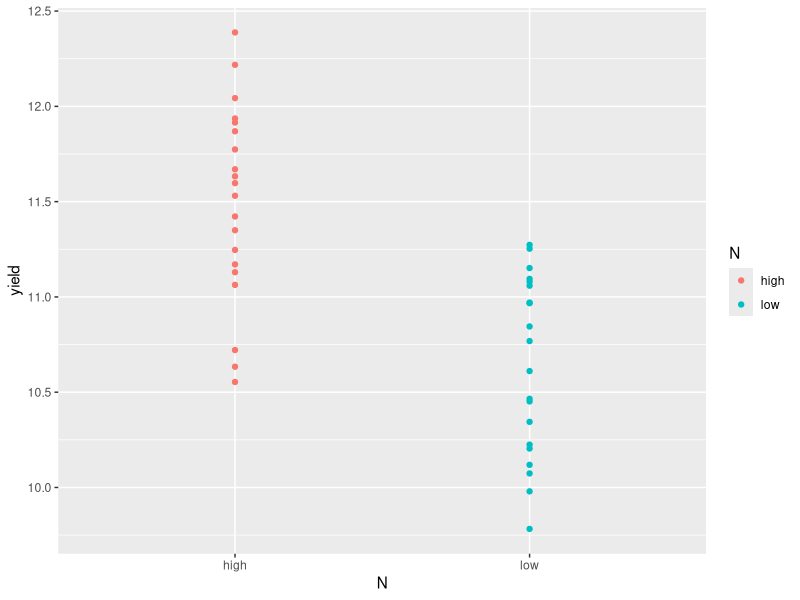
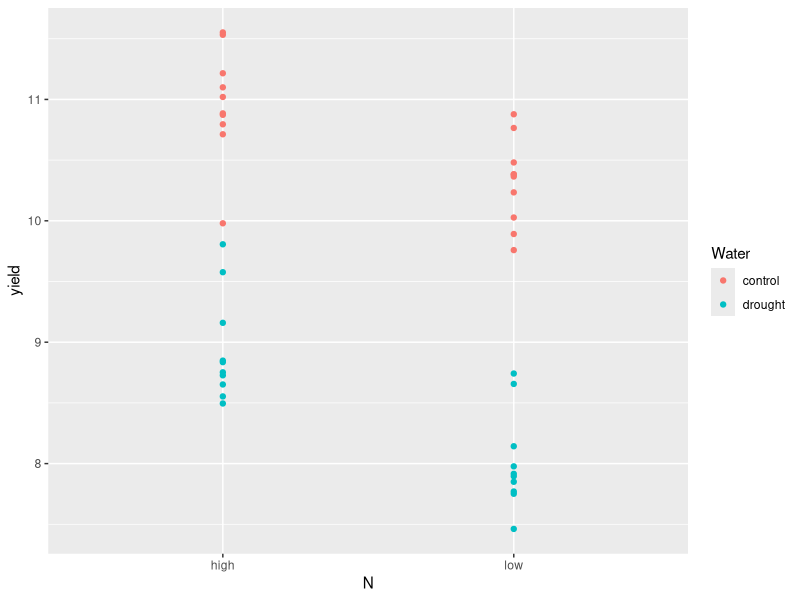
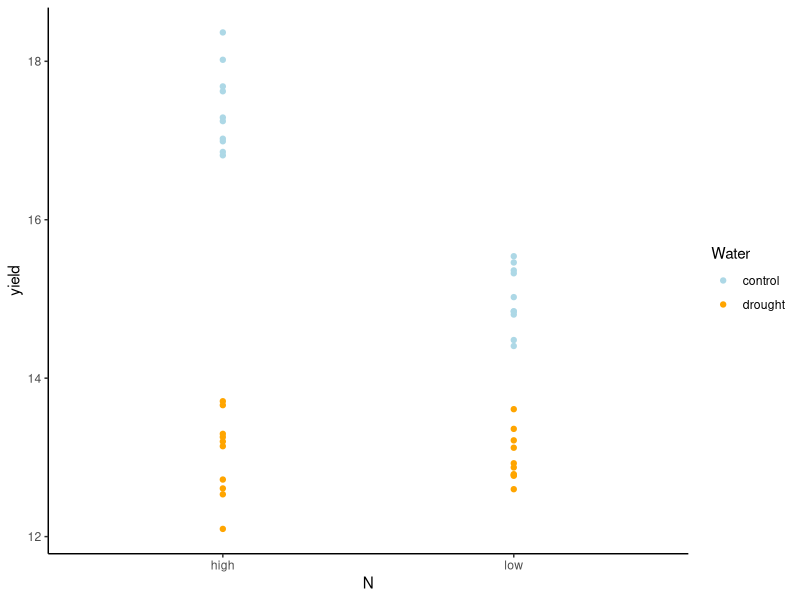
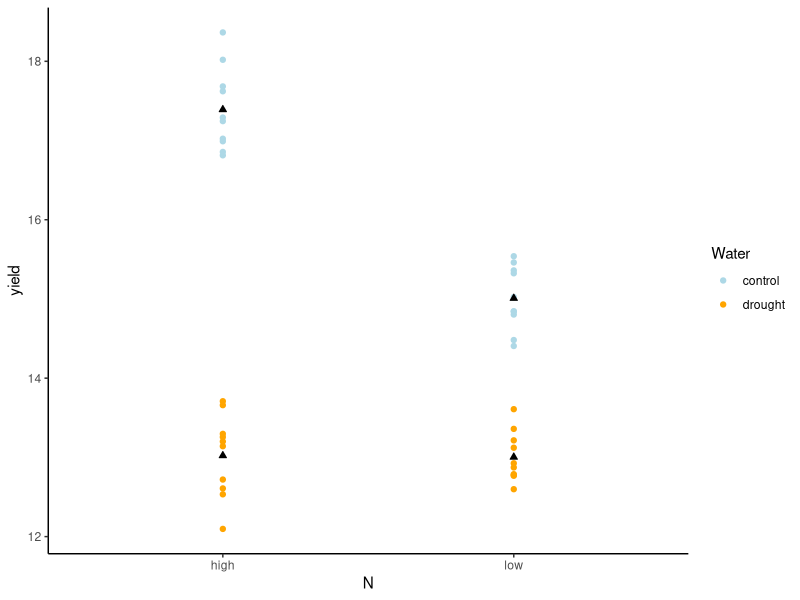
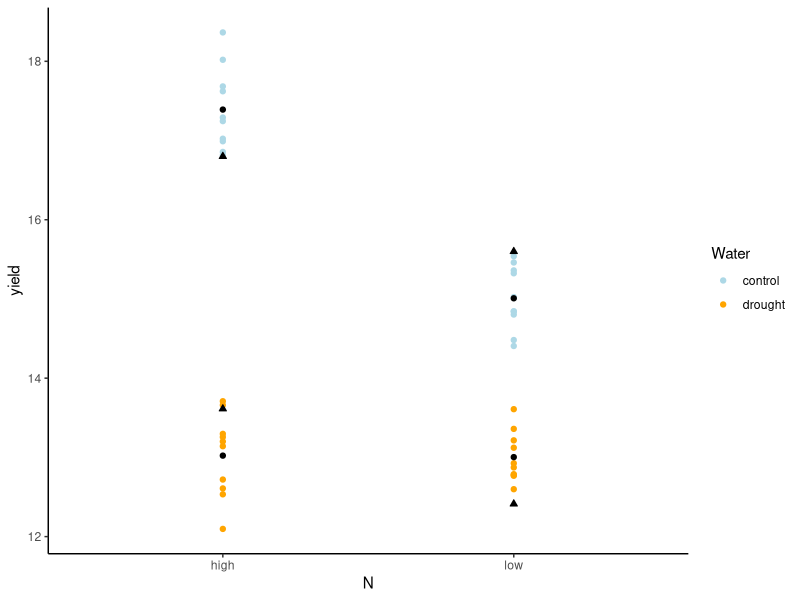
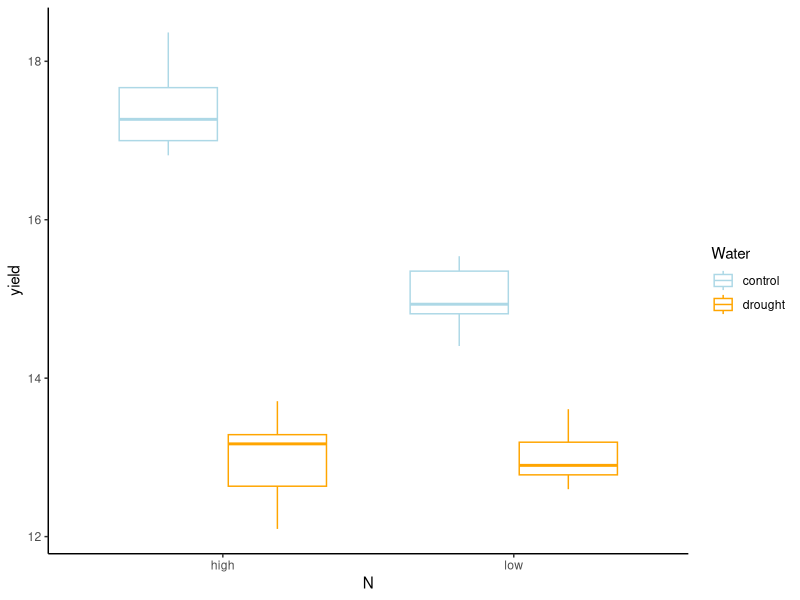
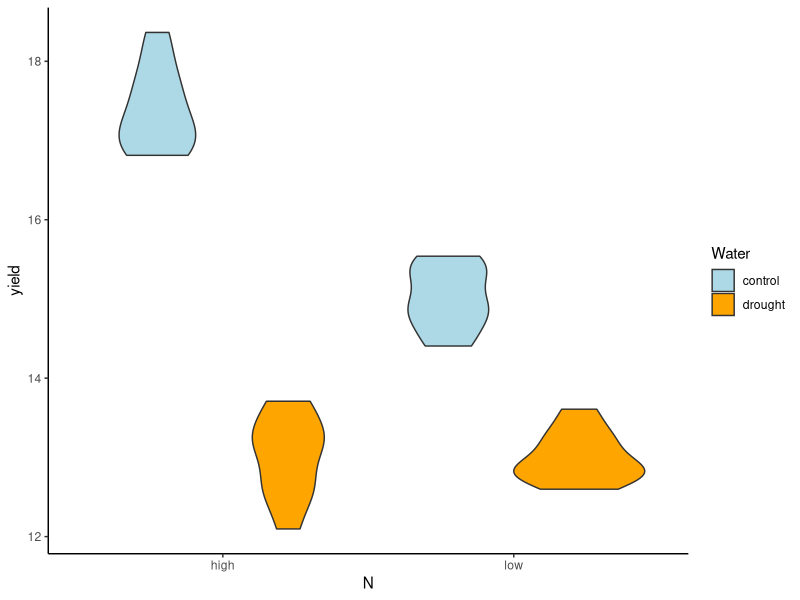
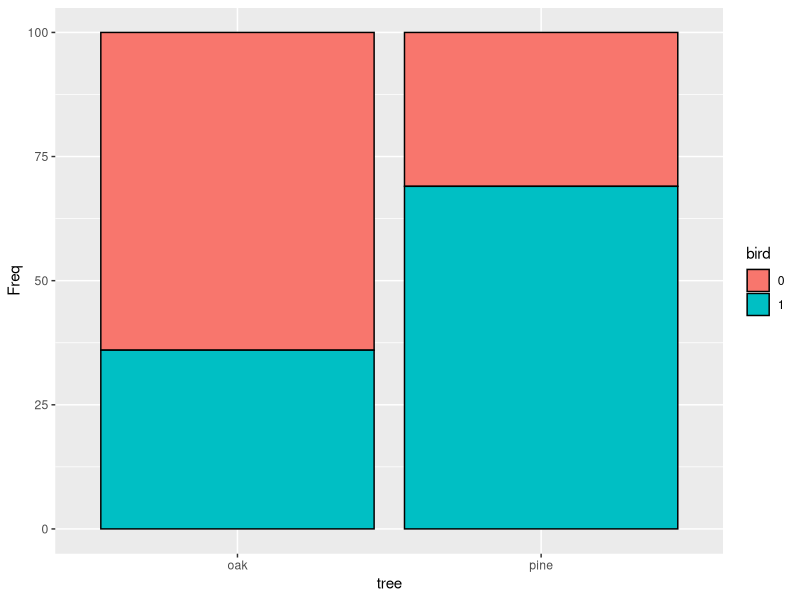

Write R code to recreate these figures, in order. (Note: this script raises an error after producing the figures.)

install.packages("emmeans")
install.packages("nnet")
install.packages("GGally")
library(emmeans) # calculates estimated means of groups from model
library(nnet) # used for multinomial regression
library(ggplot2)




#### generalized linear models --> 

###  categorical predictor--> intercept == to mean level, beta coeficcient 
## build linear model with multiple cat variables--> is this depended on that?
##effect of water depends on n and effect of n depends on water

### interaction terms are complicated to interperet.




##  
## 
## 


























# multiple categorical variables in linear regression ---------------------

# lets refresh ourselves on a model where we are predicting a response with a single categorical variable
data<-data.frame(N=rep(c("low","high"), each=20))
data$is_high_N<-as.numeric(data$N=="high")
data$yield<-(10+data$is_high_N+0.5)+rnorm(40, sd=0.5)
ggplot(data, aes(x=N, y=yield, col=N))+
  geom_point()

#   model of yield in relation to N
model<-lm(yield~N, data)
summary(model)
# lets calculate the means yield for high and low N
aggregate(data$yield, by=list(N=data$N), mean)

# Now we will explore linear regression when there are two categorical variables
# First simulate some data where we have high and low treatments of Nitrogen and
data<-data.frame(N=rep(c("low","high"), each=20), Water=rep(c("control","drought"), times=20))
data$is_high_N<-as.numeric(data$N=="high")
data$is_drought<-as.numeric(data$Water=="drought")
data$yield<-(10+data$is_high_N*1+data$is_drought*-2)+rnorm(40, sd=0.5)

ggplot(data, aes(x=N, y=yield, col=Water))+
  geom_point()

# now lets see a model where yield is predicted by both N and Water
model<-lm(yield~N+Water, data)
summary(model)
model.matrix(model)
# we can calculate the mean yield for high and low N either in drought or control
aggregate(data$yield, by=list(N=data$N, Water=data$Water), mean)

##what if we want to model an interaction between N and drought?
#Here we are simulating a scenario where N has no effect under drought on yield; this is from the "2+data$is_drought*-2" in the slope coefficient
data$yield<-(15+data$is_high_N*(2+data$is_drought*-2)+data$is_drought*-2)+rnorm(40, sd=0.5)

ggplot(data, aes(x=N, y=yield, col=Water))+
  geom_point()+
  scale_color_manual(values=c(control="lightblue", drought="orange"))+
  theme_classic()

model<-lm(yield~N*Water, data)
summary(model)

model_means<- data.frame(emmeans(model, ~ N * Water))

model_means

## model selection is very important 

## slope between the pos ot negative if the means are different -->
ggplot(data)+
  geom_point(aes(x=N, y=yield, col=Water))+
  scale_color_manual(values=c(control="lightblue", drought="orange"))+
  geom_point(data=model_means, aes(x=N, y=emmean), shape=24, fill="black")+
  theme_classic()
#compare the mean values to the fitted values:
aggregate(data$yield, by=list(N=data$N, Water=data$Water), mean)

#how do means compare to fitted without interaction

model<-lm(yield~N+Water, data)
summary(model)

model_means2 <- data.frame(emmeans(model, ~ N * Water))
model_means2

ggplot(data)+
  geom_point(aes(x=N, y=yield, col=Water))+
  scale_color_manual(values=c(control="lightblue", drought="orange"))+
  geom_point(data=model_means, aes(x=N, y=emmean), shape=21, fill="black")+
  geom_point(data=model_means2, aes(x=N, y=emmean), shape=24, fill="black")+
  theme_classic()

#compare the mean values to the fitted values:
aggregate(data$yield, by=list(N=data$N, Water=data$Water), mean)



## also: this will be used in the homework, here is how we plot a boxplot with ggplot
ggplot(data, aes(x=N, y=yield, col=Water))+
  geom_boxplot()+
  scale_color_manual(values=c(control="lightblue", drought="orange"))+
  theme_classic()
# and here is a violin plot, notice that they give slightly different information.
# violin plot provides more about the distribution of the data
ggplot(data, aes(x=N, y=yield, fill=Water))+
  geom_violin()+
  scale_fill_manual(values=c(control="lightblue", drought="orange"))+
  theme_classic()


# "Logistic" regression -----------------------------------------------------



#we can simulate a dataset where we are sampling a stand of trees made up of pine and oak trees
# and looking for a particular bird species. Our response variable is a 1 and 0 (do we observe the bird or not)





### generalized linear models---> response variable is a category--> binary functions or variables

## categotical state--> binomial regression--> depending on the response variable you are trying to model--> healthy or unhealthy

##whats the probability of one of these variables being observed in nature--> ##

### do we see  bird or not ---> zero or one

# family is binomial, was there mysis there yes or no?

## can you force a temporal scale into a glm
## binomial regreassin are a curve, where cruve reoresents orobability of healthy being true--> fitting it to the probability of a certain outcome.
pine=rbinom(n = 100, size = 1, prob = 0.7)
oak=rbinom(n = 100, size = 1, prob = 0.4)

data<-data.frame(tree=rep(c("pine","oak"), each=100), bird=c(pine, oak))

#we use the glm(family = "binomial") function
#glm = "generalized linear model"
#binomial refers to having 2 levels of response, technically this is a bernoulli regression
# as we will see later, binomial regression can also be appled to two column counts of yes and no
model<-glm(bird~tree, data, family="binomial")
summary(model)

#lets look at the table of bird~tree (is s a bird observed or not 0,1)
table(data$bird, data$tree)
# you may also encounter these tests for such data analyses:
fisher.test(table(data$bird, data$tree))
chisq.test(table(data$bird, data$tree))

##poisson--> intgers that are enriched with low number

# to plot this kind of data we need to format the data into  a data.frame out of the table of counts
bird_counts<-data.frame(table(bird=data$bird, tree=data$tree))
ggplot(bird_counts, aes(x=tree, y=Freq, fill=bird))+
  geom_bar(stat="identity", position="stack", col="black")

#what are the odds of a bird being observed in an oak tree according to our model?
# we calculate the odds with this equation, where B equals the Intercept of our model
# we can extract this with the coef(model) function or we could just look at the model summary
B0=unname(coef(model)[1])
oak_prob=exp(B0)/(1+exp(B0)) # odds of bird in oak
log(oak_prob/(1-oak_prob)) # B0 = log odds of a bird in oaks
# note that B0 is negative: this is because oak trees are less likely to have birds (probability less than .50)

#what are the odds of a bird being observed in an pine tree according to our model?
# we need to use the B1 (treepine) coefficient for this
B1=unname(coef(model)[2])
pine_prob=exp(B0+B1)/(1+exp(B0+B1)) # remember B1 is the difference between groups, so we need to add B0 and B1
log(pine_prob/(1-pine_prob))
# note that log odds B0+B1 is positive: this is because pine trees are more likely to have birds (probability greater than .50)

#how accurate is our model? There are many ways to test this, we will explore one below.
# in other words, how often are we correctly predicting the bird (whether or not a bird is observed as a function of which kind of tree is sampled)
# Lets walk through some R code to get the answer...

# first we can look at the predicted values of our model
# these are the log odds ratio,
# so negative values mean the model is predicting that the observation is likely a 0
# positive values mean the model is th predicting that the observation is likely a 1
predict(model)

# we can test if the predicted values are greater than 0 with...which returns a bunch of T and F values
predict(model)>0

#which can be converted to numeric 0 and 1 with...
as.numeric(predict(model)>0)

# and we can compare these predictions to our original data with.. TRUE values are cases where the prediction matches the observed
as.numeric(predict(model)>0)==data$bird

# sum this (since in R TRUE is treated as 1 and FALSE is treated as 0) with... to get the total number of correct predictions
sum(as.numeric(predict(model)>0)==data$bird)

#and divide by the total number of observations (number of rows with nrow()) for a final percent correct
# the above calculations can just be combined into this single line to get the proportion of correct predictions by this quick method
prop_correct<-sum(as.numeric(predict(model)>0)==data$bird)/nrow(data)
prop_correct

# Difference between predict() and fitted() for glm:
head(predict(model)) # log odds
head(fitted(model)) # converted to actual probabilities
head(predict(model, type="response")) # converted to actual probabilities

# fitted(model) >0.5 is the same test as predict(model)>0
prop_correct<-sum(as.numeric(fitted(model)>0.5)==data$bird)/nrow(data)

# Logistic regression with numerical predictors ---------------------------

## Logistic regression allows us to predict a categorical variable (which we treat as 0 or 1) as function of numerical variables too
# Lets imagine a dataset where 100 cows had different proportions of their diet were grass
# We then scored them as healthy (1) or unhealthy (0)
grass <- runif(100,min=18, max=80)
data<-data.frame(grass)
# we want to predict the probaility of healthiness as a function of grass diet
# we can make up an intercept of -7 and and effect of grass of 0.2.
# because the intercept is negative, it means that when grass diet is 0, the probability of being healthy is very low
# and since the slope of grass is positive, it means the chances of being healthy increases with grass in the diet
xb <- -7 + 0.2*data$grass
# we convert these log odds ratios into probabilities with this function
# I wouldnt stress too much about these function other than to know that this is how we convert odds ratios into probabilities which are a bit more intuitive
p <- 1/(1 + exp(-xb))
#from the probabilies we can simulate data with the rbinom() function which draws from 0 or 1 by the probabilies provided in p
data$healthy <- rbinom(n = 100, size = 1, prob = p)

ggplot(data, aes(x=grass, y=healthy, col=healthy))+
  geom_point()

# we use the glm(family = "binomial") function
model <- glm(healthy ~ grass , data, family = "binomial")
summary(model)

### special note: binomial regression requires either that response is numeric (0 and 1) or a factor with 2 levels.
data$healthy<-ifelse(data$healthy==1,"Healthy","Unhealthy")
class(data$healthy)
# error because class data$healthy is "character"
model <- glm(healthy ~ grass , data, family = "binomial")

# convert to factor
data$healthy<-factor(data$healthy, levels=c("Unhealthy","Healthy"))

model <- glm(healthy ~ grass , data, family = "binomial")
summary(model)

#lets calculate what proportion "correct" our model is predicting health
# First though, since we just made this a factor, we have to convert back to numeric
data$healthy<-as.numeric(data$healthy) #note that it results in 1,2
data$healthy<-data$healthy-1 # so we have to subtract 1...

## now...
prop_correct<-sum(as.numeric(predict(model)>0)==data$healthy)/nrow(data)
prop_correct


#we can make this temporary dataframe which we add predicted values from the model to so we can plot the linear regression curve
predicted_data<-data
predicted_data$healthy<-predict(model, type="response")

ggplot(data, aes(x=grass, y=healthy, col=healthy))+
  geom_jitter(height = 0.01, width=0)+
  geom_line(data=predicted_data)+
  scale_y_continuous(breaks=c(0,1))+
  theme_classic()+
  geom_hline(yintercept = 0.5, linetype="dashed")



# like standard regression we can have multiple predictors of course too
# lets add breed to the model
data$breed <- sample(c("Angus","Hereford"), size = 100, replace = TRUE)
data$isAngus<-as.numeric(data$breed=="Angus")
xb <- -9 + 0.2*data$grass+4*data$isAngus
p <- 1/(1 + exp(-xb))

data$healthy <- rbinom(n = 100, size = 1, prob = p)

ggplot(data, aes(x=grass, y=healthy, col=breed))+
  geom_jitter(height = 0.01, width=0)

model <- glm(healthy ~ grass + breed, data, family = "binomial")
summary(model)

prop_correct<-sum(as.numeric(predict(model)>0)==data$healthy)/nrow(data)
prop_correct

predicted_data<-data
predicted_data$healthy<-predict(model, type="response")

ggplot(data, aes(x=grass, y=healthy, col=breed))+
  geom_jitter(height = 0.01, width=0)+
  geom_line(data=predicted_data)


## Binomial regression with counts of "Germinated", "Not_Germinated"
# Simulated dataset parameters
n_units <- 100
total_seeds_per_unit <- 10

# Simulating data
germination_data_large <- data.frame(
  Pot = 1:n_units,
  Light_Level = sample(c("Low", "High"), n_units, replace = TRUE)
)
# Add a quantitative predictor: Soil_Quality (randomly between 1 to 10)
germination_data_large$Soil_Quality <- sample(1:10, n_units, replace = TRUE)

# Adjust germination rate based on Soil_Quality
# Let's assume that for each unit increase in Soil_Quality, there's a 5% increase in germination probability
adjustment <- 0.05 * germination_data_large$Soil_Quality

# Adjust the germination probabilities based on Soil_Quality, ensuring they stay within [0, 1]
germination_data_large$Germinated <- ifelse(
  germination_data_large$Light_Level == "Low",
  rbinom(n_units, total_seeds_per_unit, prob = pmin(1, pmax(0, 0.4 + adjustment))),
  rbinom(n_units, total_seeds_per_unit, prob = pmin(1, pmax(0, 0.6 + adjustment)))
)

germination_data_large$Not_Germinated<- 10-germination_data_large$Germinated


# Display the first few rows of the updated dataset
head(germination_data_large)


ggplot(germination_data_large, aes(x = Soil_Quality, y = Germinated, color = Light_Level)) +
  geom_point(position = position_jitter(width = 0.3, height = 0.3), alpha = 0.6) + # Jittering for better visualization
  labs(title = "Germination Count by Soil Quality",
       x = "Soil Quality",
       y = "Number of Seeds Germinated") +
  theme_minimal()

# Fit binomial regression
model_binomial <- glm(cbind(Germinated, Not_Germinated) ~ Light_Level+Soil_Quality,
                      data = germination_data_large,
                      family = "binomial")

# Display summary
summary(model_binomial)


# comparison with linear model with germination fraction as response
model_linear <- lm(Germinated/10 ~ Light_Level+Soil_Quality,
                      data = germination_data_large,
                     )

# Display summary
summary(model_linear)

# First, generate the predicted probabilities
germination_data_large$Predicted_Prob <- predict(model_binomial, type = "response")

germination_data_large$Predicted_Prob_linear <- predict(model_linear)


# Convert these probabilities to expected counts of successes
# Given that each unit has total_seeds_per_unit seeds
germination_data_large$Predicted_Count <- germination_data_large$Predicted_Prob * total_seeds_per_unit

# Convert these probabilities to expected counts of successes
# Given that each unit has total_seeds_per_unit seeds
germination_data_large$Predicted_Count_linear <- germination_data_large$Predicted_Prob_linear * total_seeds_per_unit

# Now, add these predicted values to your ggplot
p <- ggplot(germination_data_large, aes(x = Soil_Quality, y = Germinated, color = Light_Level)) +
  geom_point(position = position_jitter(width = 0.3, height = 0.3), alpha = 0.6) +  # Observed values
  geom_line(aes(y = Predicted_Count, group = Light_Level)) + # Predicted values
  geom_line(aes(y = Predicted_Count_linear, group = Light_Level), linetype="dashed") +

  labs(title = "Germination Count by Soil Quality",
       x = "Soil Quality",
       y = "Number of Seeds Germinated") +
  theme_minimal()

print(p)


# Multinomial regression --------------------------------------------------
# multinom() from library(nnet)
library(GGally)
library(nnet)

iris
ggpairs(iris, aes(color = Species))+
  theme_bw(base_size = 8)
iris$Species

model <- nnet::multinom((Species) ~ Sepal.Length +
                    Sepal.Width +
                    Petal.Length +
                    Petal.Width, data = iris)

summary(model)

predicted_species <- predict(model, newdata = iris)

table(predicted_species, Species=iris$Species) #confusion matrix


# Poisson -----------------------------------------------------------------

set.seed(123)  # Setting seed for reproducibility

# Sample data parameters
n_samples <- 300

# Simulating amount of pesticide used (in liters per acre)
pesticide_used <- runif(n_samples, 0, 10)  # Random values between 0 and 10

# Simulating type of crop grown
crops <- sample(c("Wheat", "Corn", "Rice"), n_samples, replace = TRUE)

# Simulating number of pests based on the predictors
# Here we're assuming:
# - Baseline number of pests is higher for Wheat, followed by Corn, and then Rice.
# - Pesticide has a negative effect on the number of pests.
lambda <- exp(3 +
                -0.2*pesticide_used +
                ifelse(crops == "Corn", -0.5, 0) +
                ifelse(crops == "Rice", -1, 0))

number_of_pests <- rpois(n_samples, lambda)

# Combine data into a dataframe
data <- data.frame(Crop = crops, PesticideUsed = pesticide_used, NumberOfPests = number_of_pests)

head(data)

hist(data$NumberOfPests, breaks=100, col="red")

model <- glm(NumberOfPests ~ PesticideUsed +
               Crop, data = data, family = "poisson")

summary(model)

model_linear <- lm(NumberOfPests ~ PesticideUsed +
               Crop, data = data)

summary(model_linear)
plot(model_linear)

plot(predict(model, data, type = "response"), data$NumberOfPests);abline(a=0, b=1, col="red")
plot(model)
plot(predict(model_linear, data), data$NumberOfPests);abline(a=0, b=1, col="red")
plot(model_linear)

# Type I vs Type III ANOVA ------------------------------------------------

simulate_conservation_exp <- function(n_forest_protected, n_forest_unprotected, n_grassland_protected, n_grassland_unprotected) {

  set.seed(123)  # For reproducibility
  # Simulating data for forest protected
  forest_protected <- data.frame(
    HabitatType = rep("Forest", n_forest_protected),
    ProtectionStatus = rep("Protected", n_forest_protected),
    SpeciesRichness = rnorm(n_forest_protected, mean = 50, sd = 10)
  )

  # Simulating data for forest unprotected
  forest_unprotected <- data.frame(
    HabitatType = rep("Forest", n_forest_unprotected),
    ProtectionStatus = rep("Unprotected", n_forest_unprotected),
    SpeciesRichness = rnorm(n_forest_unprotected, mean = 45, sd = 10)
  )

  # Simulating data for grassland protected
  grassland_protected <- data.frame(
    HabitatType = rep("Grassland", n_grassland_protected),
    ProtectionStatus = rep("Protected", n_grassland_protected),
    SpeciesRichness = rnorm(n_grassland_protected, mean = 70, sd = 10)
  )

  # Simulating data for grassland unprotected
  grassland_unprotected <- data.frame(
    HabitatType = rep("Grassland", n_grassland_unprotected),
    ProtectionStatus = rep("Unprotected", n_grassland_unprotected),
    SpeciesRichness = rnorm(n_grassland_unprotected, mean = 48, sd = 10)  # Lower mean due to interaction effect
  )

  # Combining all the data frames
  data <- rbind(forest_protected, forest_unprotected, grassland_protected, grassland_unprotected)

  return(data)
}

# Unbalanced design (different sample sizes per treatment group)
data <- simulate_conservation_exp(n_forest_protected=50,
                                  n_forest_unprotected=75,
                                  n_grassland_protected=50,
                                  n_grassland_unprotected=150)
# Analysis
head(data)
table(data$HabitatType, data$ProtectionStatus)
# Type I (Sequential) ANOVA
model_I <- lm(SpeciesRichness ~ HabitatType*ProtectionStatus, data = data)
anova(model_I)

model_Ib <- lm(SpeciesRichness ~ ProtectionStatus*HabitatType , data = data)
anova(model_Ib)

# Type III ANOVA
library(car)
options(contrasts = c("contr.sum", "contr.poly"))
model_III <- lm(SpeciesRichness ~ HabitatType * ProtectionStatus, data = data)
Anova(model_III, type = "III")

model_IIIb <- lm(SpeciesRichness ~  ProtectionStatus * HabitatType, data = data)
Anova(model_IIIb, type = "III")


# reset to default
options(contrasts = c("contr.treatment", "contr.poly"))

# Compare when sample sizes are the same (balanced design)
data <- simulate_conservation_exp(n_forest_protected=100,
                                  n_forest_unprotected=100,
                                  n_grassland_protected=100,
                                  n_grassland_unprotected=100)


# Type I (Sequential) ANOVA
model_I <- lm(SpeciesRichness ~ HabitatType*ProtectionStatus, data = data)
anova(model_I)

model_Ib <- lm(SpeciesRichness ~ ProtectionStatus*HabitatType , data = data)
anova(model_Ib)

# Type III ANOVA
library(car)
options(contrasts = c("contr.sum", "contr.poly"))
model_III <- lm(SpeciesRichness ~ HabitatType * ProtectionStatus, data = data)
anova_results<-Anova(model_III, type = "III")
anova_results

# reset to default
options(contrasts = c("contr.treatment", "contr.poly"))





### polynomials and general additive models -->  

### not all things are linear--> 
## linear fit y=x
# quadratic model 
## cubic model
## polynimial terms that add curves to the fitted values
##gam--> generalized additive model-> non parametric smoothing functions
## will find a fit to the data--> for example--> measurements--> isotope of nitrogen deri
## we can fit different poly nomials t different functions
# overfit model to
# generalized additive model--> thought process--> each section of x split into indivd peieces, knots and weights, fitted values become sum of induvudual functinons
## gamm a == high value ==linear model
## gam==low, == wiggly model

## find a curve that fits data that has low sum of sqURES AND LOW 
## finding wigglyness is cooked into the gam model 
## in ecology its very important 
## method == reml, prefered method for gamma optimization fit , restricted max liklihoo
## if use reml
## add fitted values--> add interaction effects
## fit three differnt curves for three different species--> other people use it for is spatial modeling--> build preditive model f thwehre you can see 
### general adative--> can capture non-linearity better - fit than other non-linear model
## van use it for classification--> samples across a landscape- and fit species 
##  can do gam even with binomal too!
## generalized adative, series of knots in fitted values ==
## the number of knots -->is more knots more accurate? 
## varaibility in a field design... we randomize positions across the field... you can fit linear or non linear curvature to changing spatial distribution of your measurements---> 
## orthogonal polynomials--> source of confusion... when to use them/ 
## orthogonality--> in stat terms--> if it exist if its perfectly uncorrelted with somthing
## orthogonal--> perfectly non coorelated with one another--> no coorelation between two variables
## multipele orthogonals--> remove multicoliniearity!
## orthogonal polynomials- not coorelated with each other--> what could you use this for? predicted values will be the same
# concepts of splines--> gam--> imagine we fit different curves to diffeerent regions 20-50 cubic 50-100 squared
## popular non linear model that can be fit to nonnlinear data
## what is this concept most useful for? splots along x axis to fit cubics
## more accurate that a polynomial function alone--> how to determine how many knots you need?
## how accurate was our model--> intro to cross validatiaon, train on half and predict on other half
## local regression--> if you run in ggplot we can grab points that are nearby points--> 
## in GAM --. number oof splines that can be fit to the functions
## Non linear modeling --> incomme as a model of age and year
## scaling dat--> one unit of data does not make sense for all parts of data--> IT MAKES IT A UNITLESS FOR TO WHERE THINGS LINE UP AS 1 TO 1, KEEP THIS IN MIND WHEN DOING CROSS VLIDATAION
## SCALEd values should be perfectly coorelated-->, but there are no units...
## cyclic spines--> circading or diel over the course of a year??--> 
### if unsure of model predictos let it pick for selection = cures
##  
